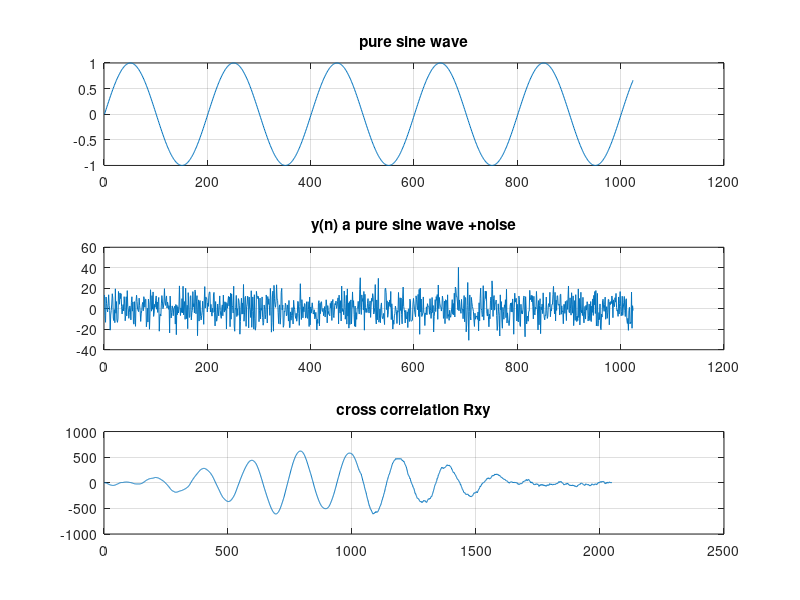

MATLAB code to generate this figure:
N=1024; %%%% Number of samples to generate
f1=1;   %%%% frequency of the sine wave
Fs=200;   %%%% sampling frequency
n=0:N-1;     %%%%% sampling index
x=sin(2*pi*f1*n/Fs);    %%% generate x(n)
y=x+10*randn(1,N);    %%% generate y(n)
subplot(3,1,1),plot(x)
title('pure sine wave')
grid on;
subplot(3,1,2), plot(y);
title('y(n) a pure sine wave +noise')
grid on;
Rxy=xcorr(x,y); %%%% estimate the cross correlation
subplot(3,1,3);
plot(Rxy);
title('cross correlation Rxy')
grid on;
